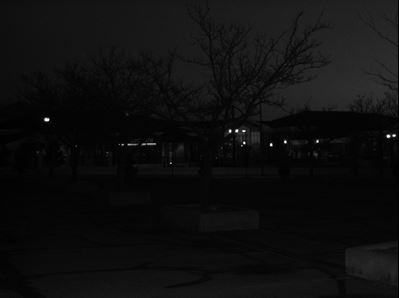
#> input picture Assignment - 2/cctv1.JPG, 399 x 298 px
$ python gutter.py cctv1.JPG
#> lines starting #> are read from the running program, lines starting #| are printed output that depends on the picture
import numpy as np
import pandas as pd
import cv2
import matplotlib.pyplot as plt
import sys

#img = cv2.imread('gutters1.jpg')
img = cv2.imread(sys.argv[1])
#> img is the input picture: shape (298, 399, 3); min 0, max 255, mean 14.8

#cv2.imshow('original',img)
org=img

kernel =  np.ones((6,6), np.uint8)
img = cv2.dilate(img, kernel)                    #ignoring text in the image
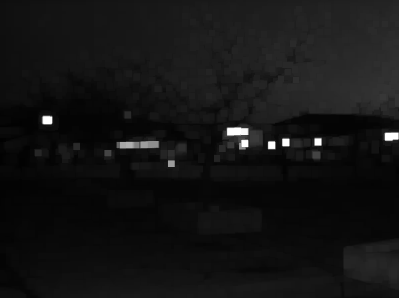
#> img: shape (298, 399, 3); min 1, max 255, mean 19.7
shadow = cv2.GaussianBlur(img, (5,5), 1)         #finding pseudo image casting shadow
img = shadow - org
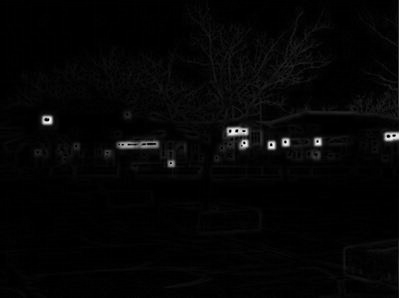
#> img: shape (298, 399, 3); min 0, max 249, mean 5
img = 255 - img
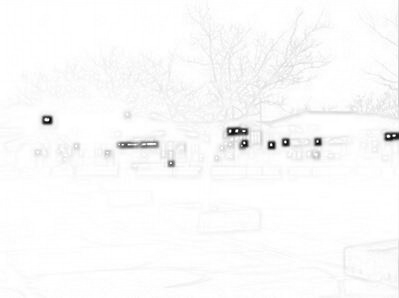
#> img: shape (298, 399, 3); min 6, max 255, mean 250

#cv2.imshow('cleaned',img)
#cv2.waitKey(0)

cv2.imwrite(('cleaned-gutter.jpg'), img)

$ run again, on Assignment - 2/cctv3.JPG
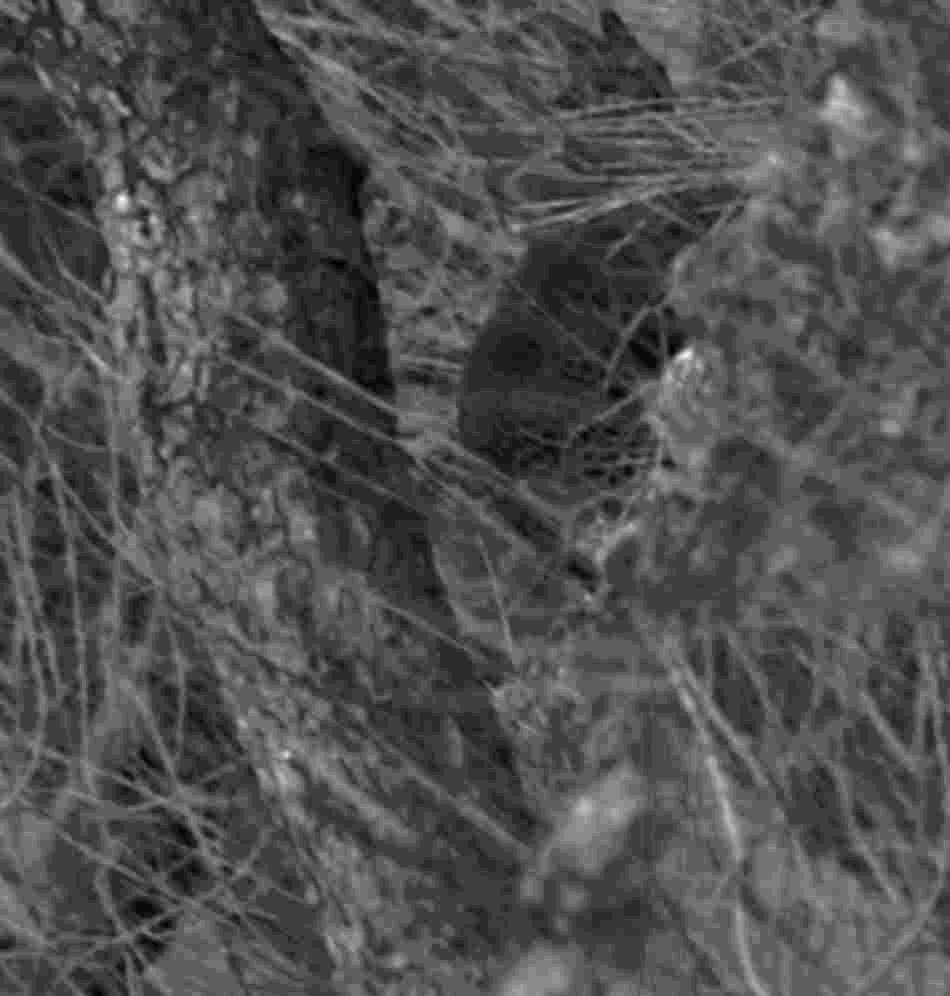
#> input picture Assignment - 2/cctv3.JPG, 950 x 996 px
#> img is the input picture: shape (996, 950, 3); min 0, max 24, mean 7.5
#> `img = cv2.dilate(img, kernel)`:
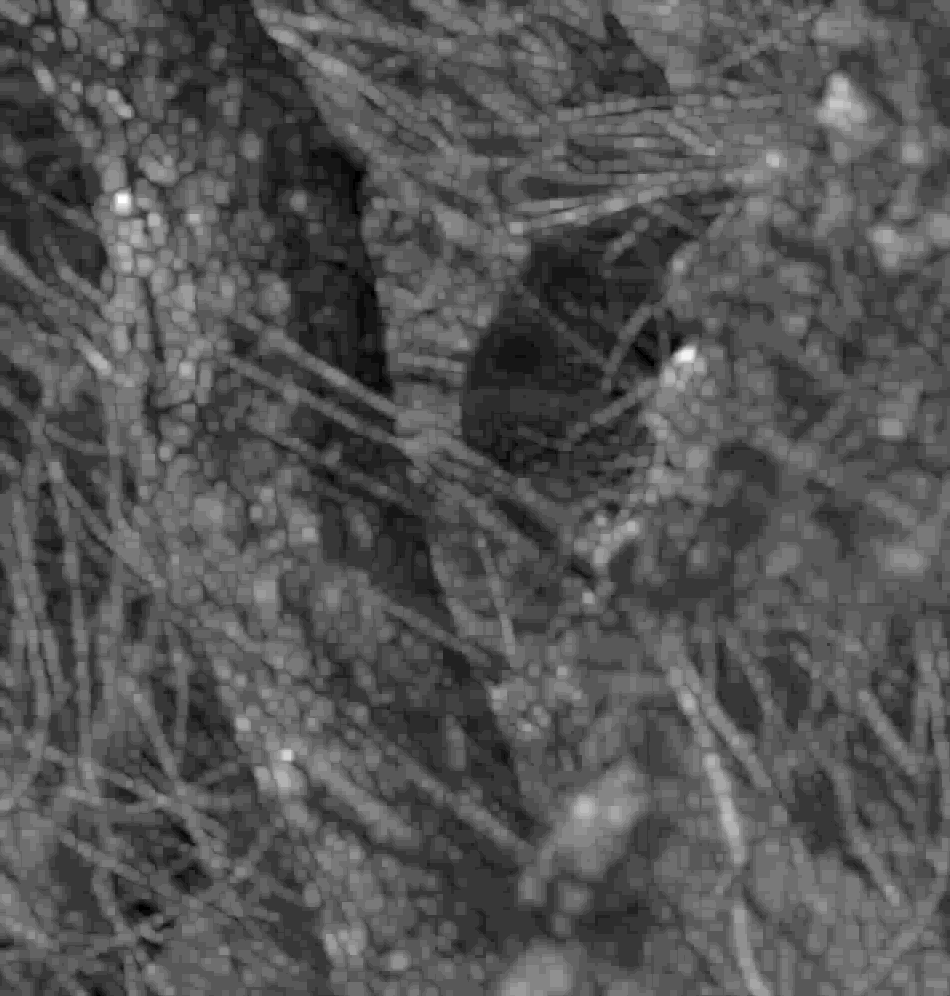
#> img: shape (996, 950, 3); min 1, max 24, mean 8.7; drawn with min black and max white
#> `img = shadow - org`:
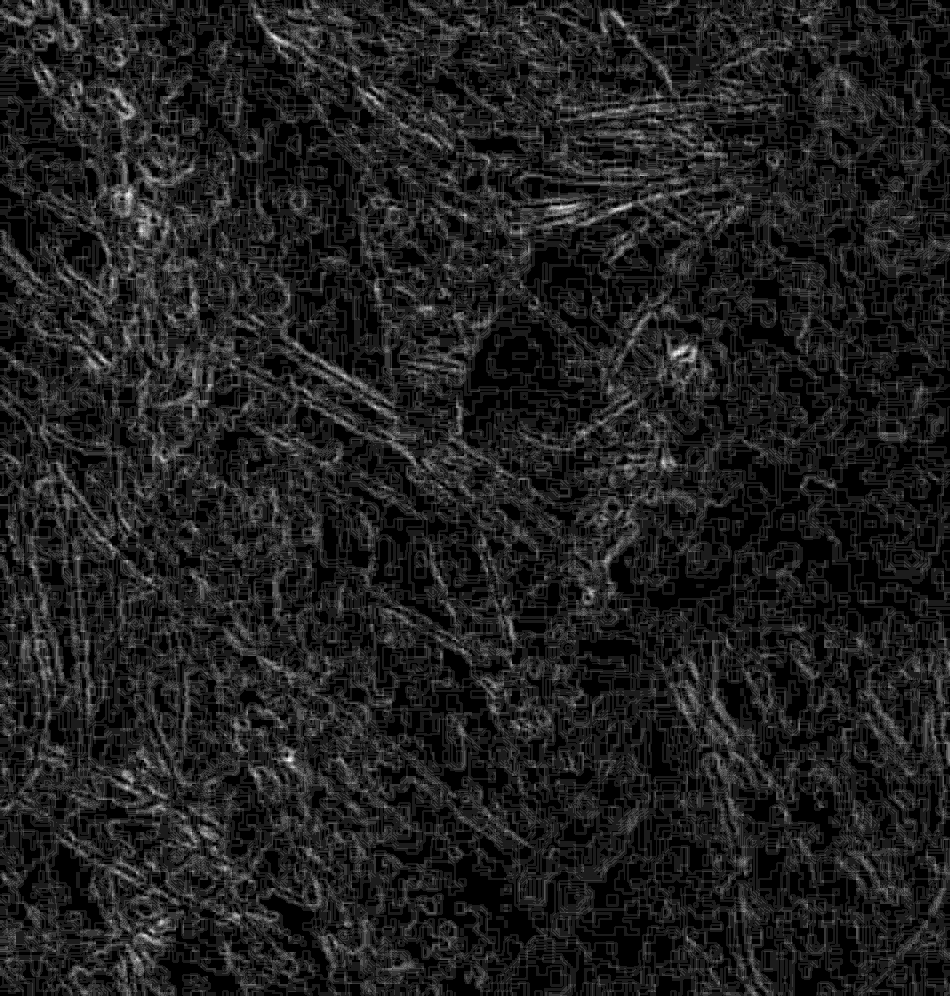
#> img: shape (996, 950, 3); min 0, max 9, mean 1.12; drawn with min black and max white

$ run again, on Assignment - 2/cctv4.JPG
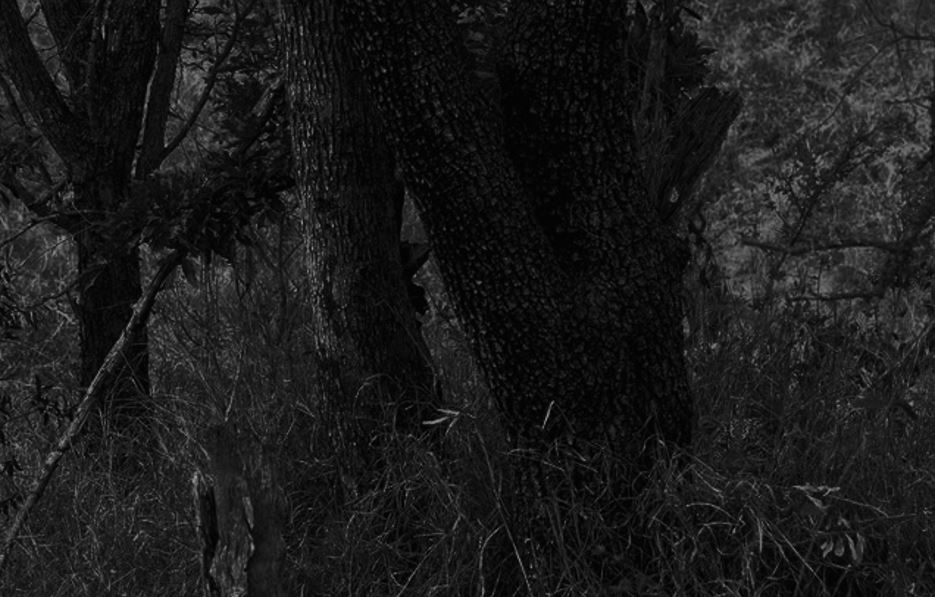
#> input picture Assignment - 2/cctv4.JPG, 935 x 597 px
#> img is the input picture: shape (597, 935, 3); min 0, max 158, mean 26.9
#> `img = cv2.dilate(img, kernel)`:
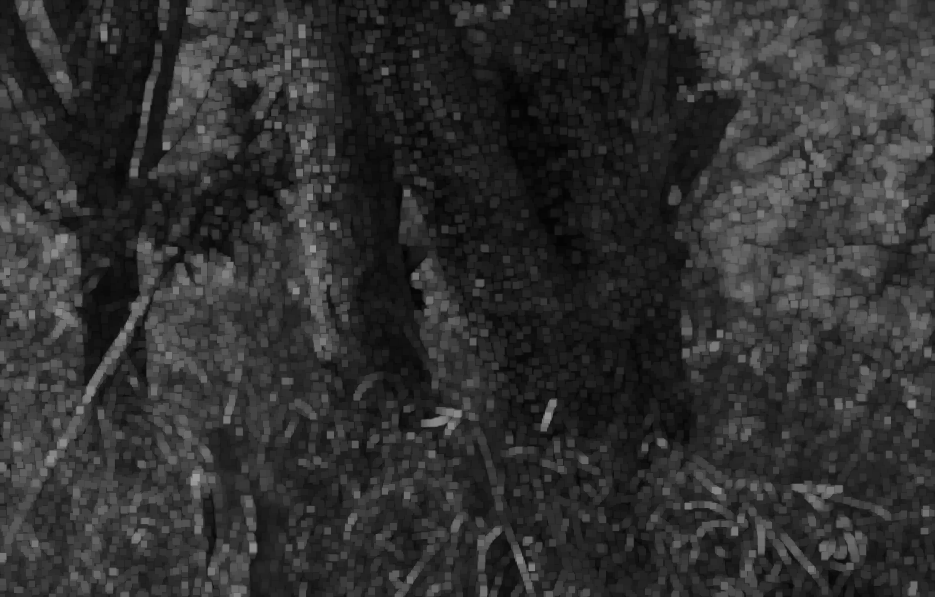
#> img: shape (597, 935, 3); min 3, max 158, mean 47.8
#> `img = 255 - img`:
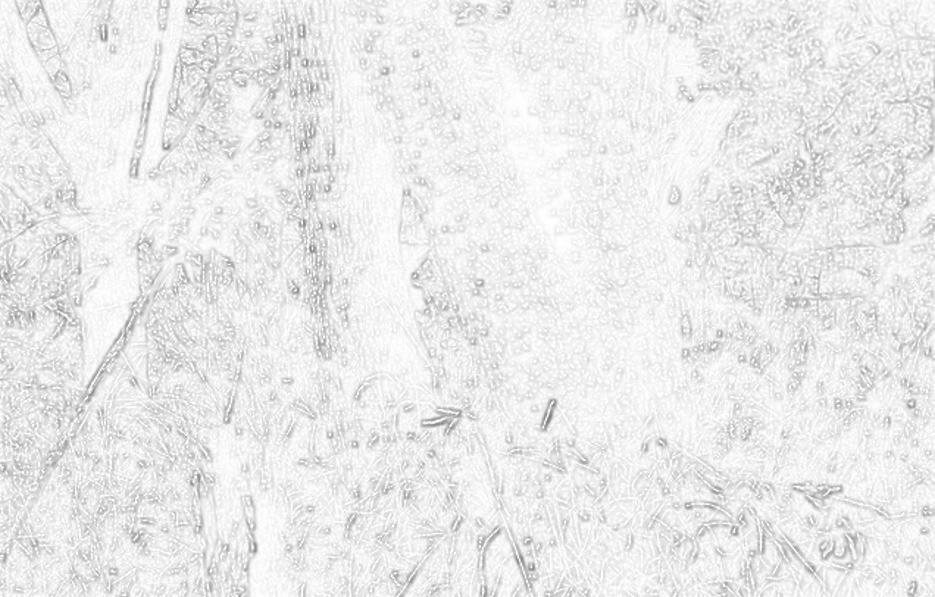
#> img: shape (597, 935, 3); min 122, max 255, mean 234.1

$ run again, on Assignment - 2/enhanced-cctv2.jpg
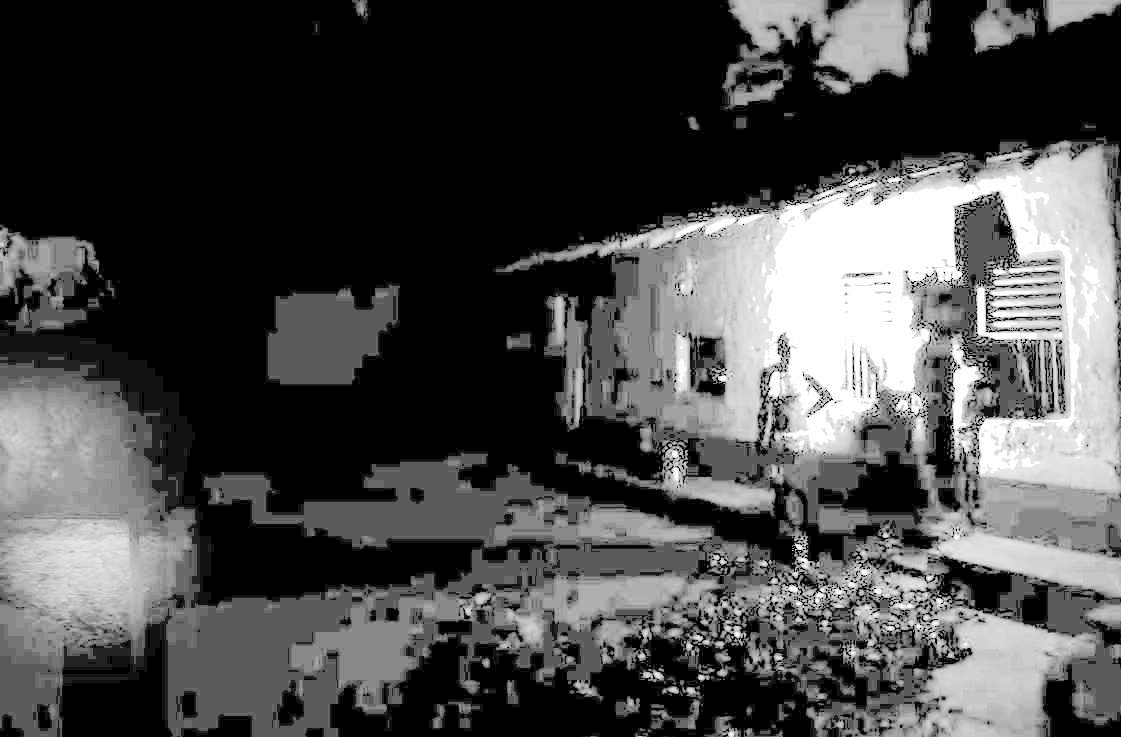
#> input picture Assignment - 2/enhanced-cctv2.jpg, 1121 x 737 px
#> img is the input picture: shape (737, 1121, 3); min 0, max 255, mean 74.1
#> `img = shadow - org`:
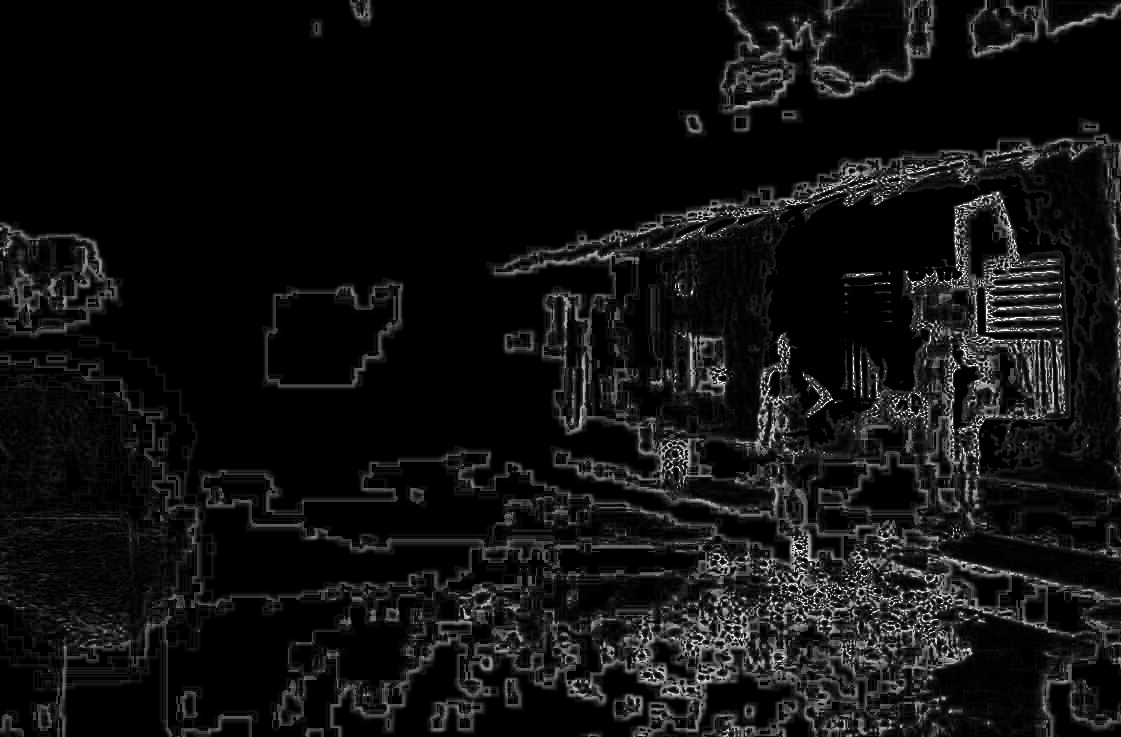
#> img: shape (737, 1121, 3); min 0, max 255, mean 16.8
#> `img = 255 - img`:
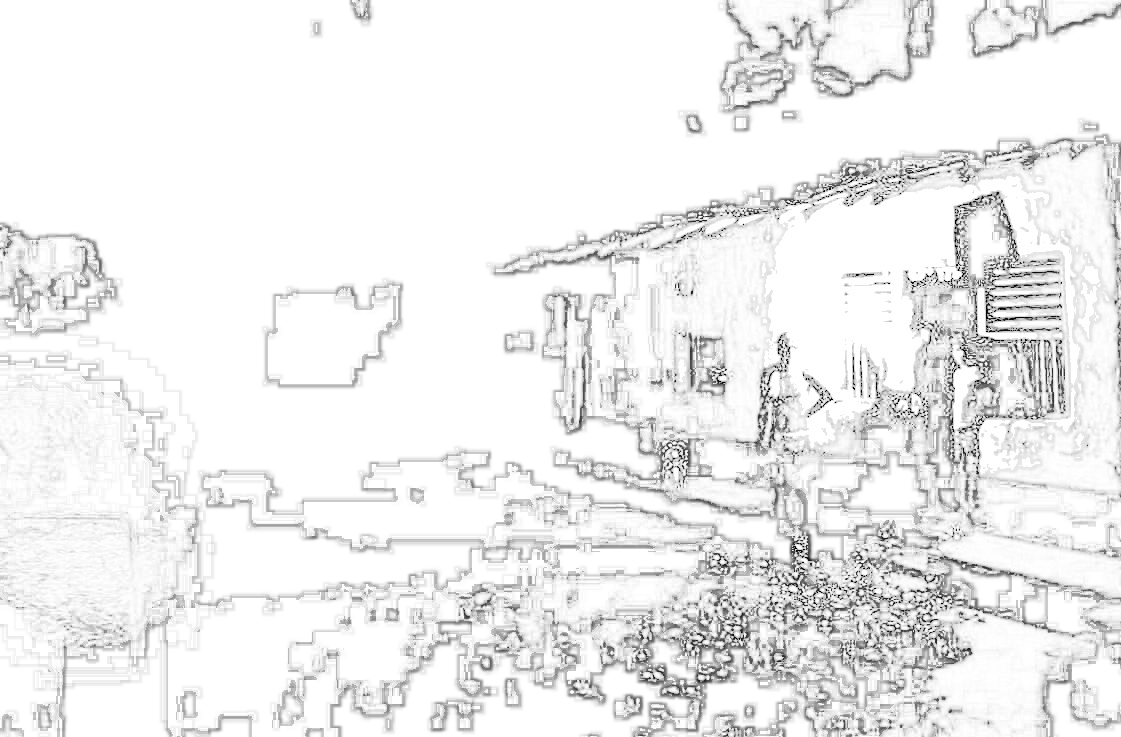
#> img: shape (737, 1121, 3); min 0, max 255, mean 238.2
